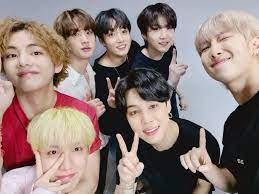
#> input picture 06_multimedia/asdf.jpg, 259 x 194 px
$ python opencv_image_gray.py
#> lines starting #> are read from the running program, lines starting #| are printed output that depends on the picture
import cv2

img = cv2.imread('asdf.jpg')
#> img is the input picture: shape (194, 259, 3); mean B, G, R 121.5, 125, 142.7
img2 = cv2.resize(img, (600, 400))
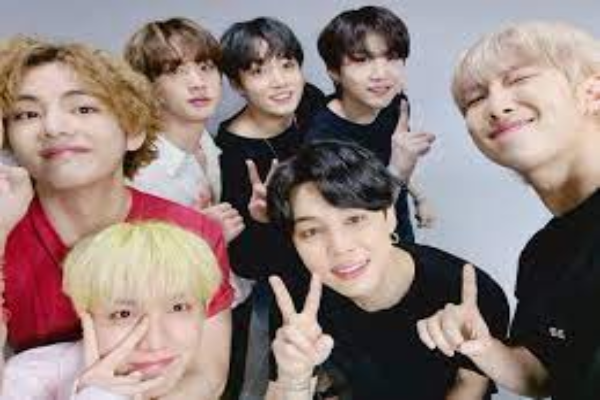
#> img2: shape (400, 600, 3); mean B, G, R 121.4, 124.9, 142.5

gray = cv2.cvtColor(img2, cv2.COLOR_BGR2GRAY)
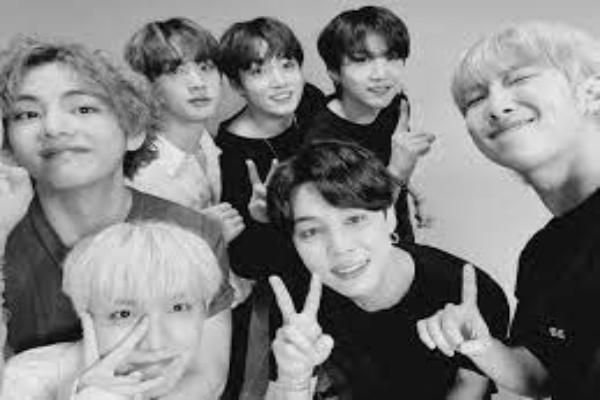
#> gray: shape (400, 600); min 0, max 240, mean 129.8

cv2.imshow('asdf', img2)
cv2.imshow('asdf_GRAY', gray)

while True:
    if cv2.waitKey() == 13:
#> (key Esc is pressed here)
        break

cv2.imwrite('asdf_GRAY.jpg', gray)

cv2.destroyAllWindows()

$ run again, with 06_multimedia/cat.jpg copied over 06_multimedia/asdf.jpg
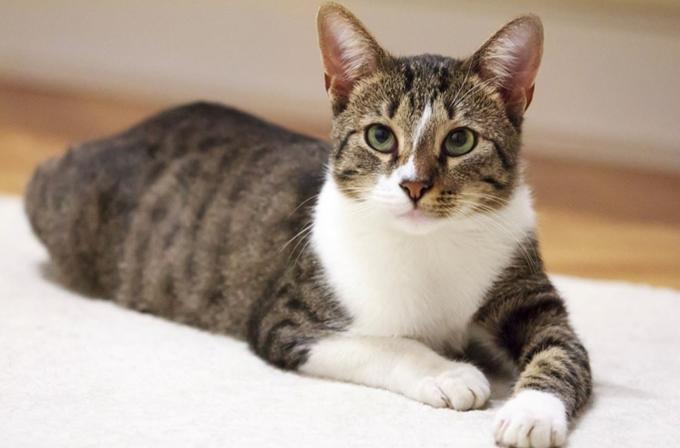
#> input picture 06_multimedia/cat.jpg, 680 x 448 px
#> img is the input picture: shape (448, 680, 3); mean B, G, R 143.6, 157.3, 172.9
#> `gray = cv2.cvtColor(img2, cv2.COLOR_BGR2GRAY)`:
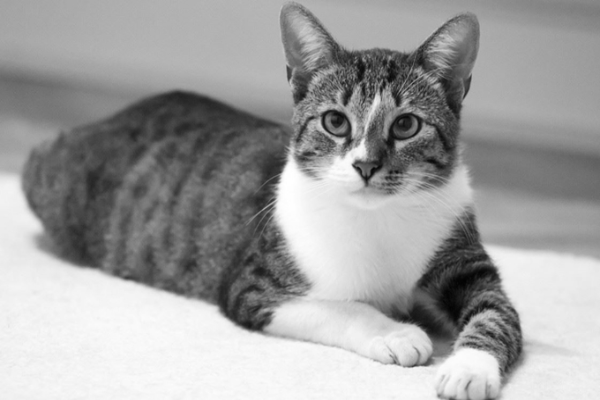
#> gray: shape (400, 600); min 3, max 255, mean 160.3
